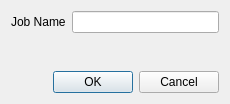
<?xml version="1.0" encoding="UTF-8"?>
<ui version="4.0">
 <class>EditAbstractJobDialog</class>
 <widget class="QDialog" name="EditAbstractJobDialog">
  <property name="geometry">
   <rect>
    <x>0</x>
    <y>0</y>
    <width>230</width>
    <height>104</height>
   </rect>
  </property>
  <property name="windowTitle">
   <string>Job Configuration</string>
  </property>
  <layout class="QVBoxLayout" name="verticalLayout">
   <item>
    <layout class="QHBoxLayout" name="horizontalLayout">
     <item>
      <widget class="QLabel" name="label">
       <property name="text">
        <string>Job Name</string>
       </property>
      </widget>
     </item>
     <item>
      <widget class="QLineEdit" name="jobnameEdit"/>
     </item>
    </layout>
   </item>
   <item>
    <spacer name="verticalSpacer">
     <property name="orientation">
      <enum>Qt::Vertical</enum>
     </property>
     <property name="sizeHint" stdset="0">
      <size>
       <width>20</width>
       <height>95</height>
      </size>
     </property>
    </spacer>
   </item>
   <item>
    <widget class="QDialogButtonBox" name="closeButtonBox">
     <property name="orientation">
      <enum>Qt::Horizontal</enum>
     </property>
     <property name="standardButtons">
      <set>QDialogButtonBox::Cancel|QDialogButtonBox::Ok</set>
     </property>
    </widget>
   </item>
  </layout>
 </widget>
 <resources/>
 <connections>
  <connection>
   <sender>closeButtonBox</sender>
   <signal>accepted()</signal>
   <receiver>EditAbstractJobDialog</receiver>
   <slot>accept()</slot>
   <hints>
    <hint type="sourcelabel">
     <x>248</x>
     <y>254</y>
    </hint>
    <hint type="destinationlabel">
     <x>157</x>
     <y>274</y>
    </hint>
   </hints>
  </connection>
  <connection>
   <sender>closeButtonBox</sender>
   <signal>rejected()</signal>
   <receiver>EditAbstractJobDialog</receiver>
   <slot>reject()</slot>
   <hints>
    <hint type="sourcelabel">
     <x>316</x>
     <y>260</y>
    </hint>
    <hint type="destinationlabel">
     <x>286</x>
     <y>274</y>
    </hint>
   </hints>
  </connection>
 </connections>
</ui>
